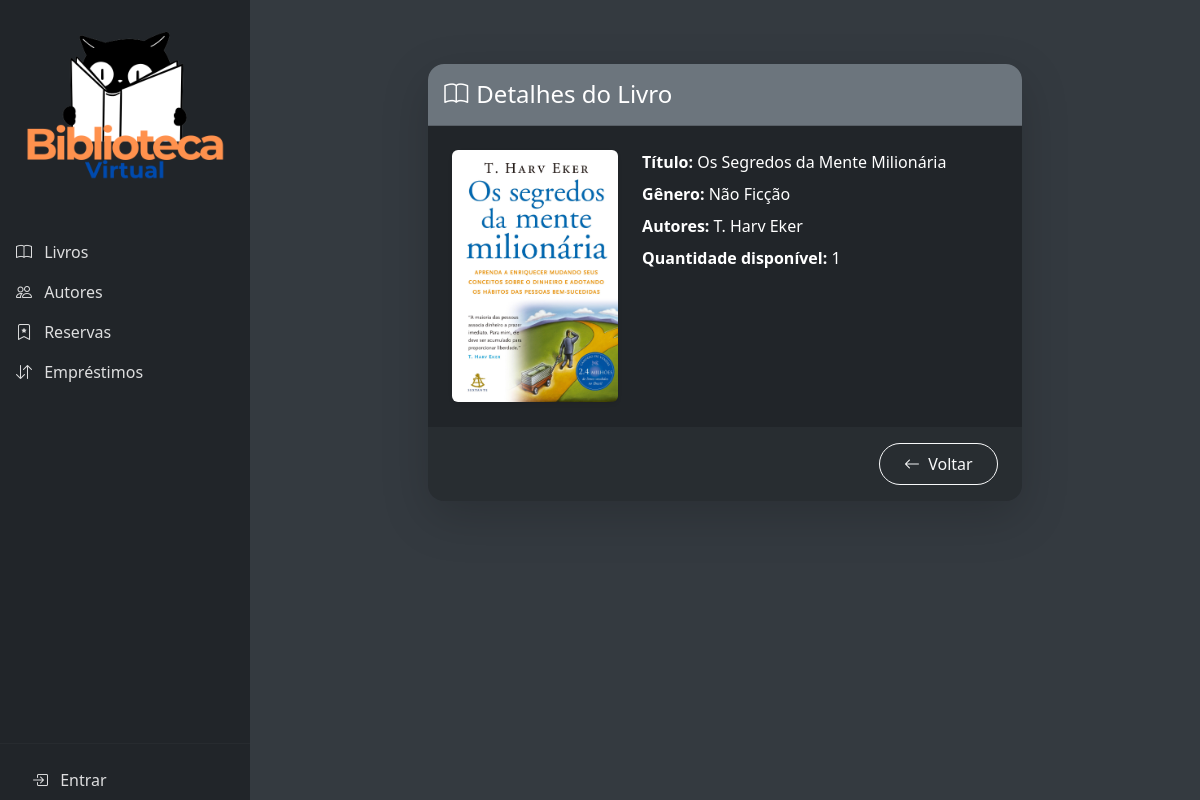
Before: /livro/3/ with the older database file.
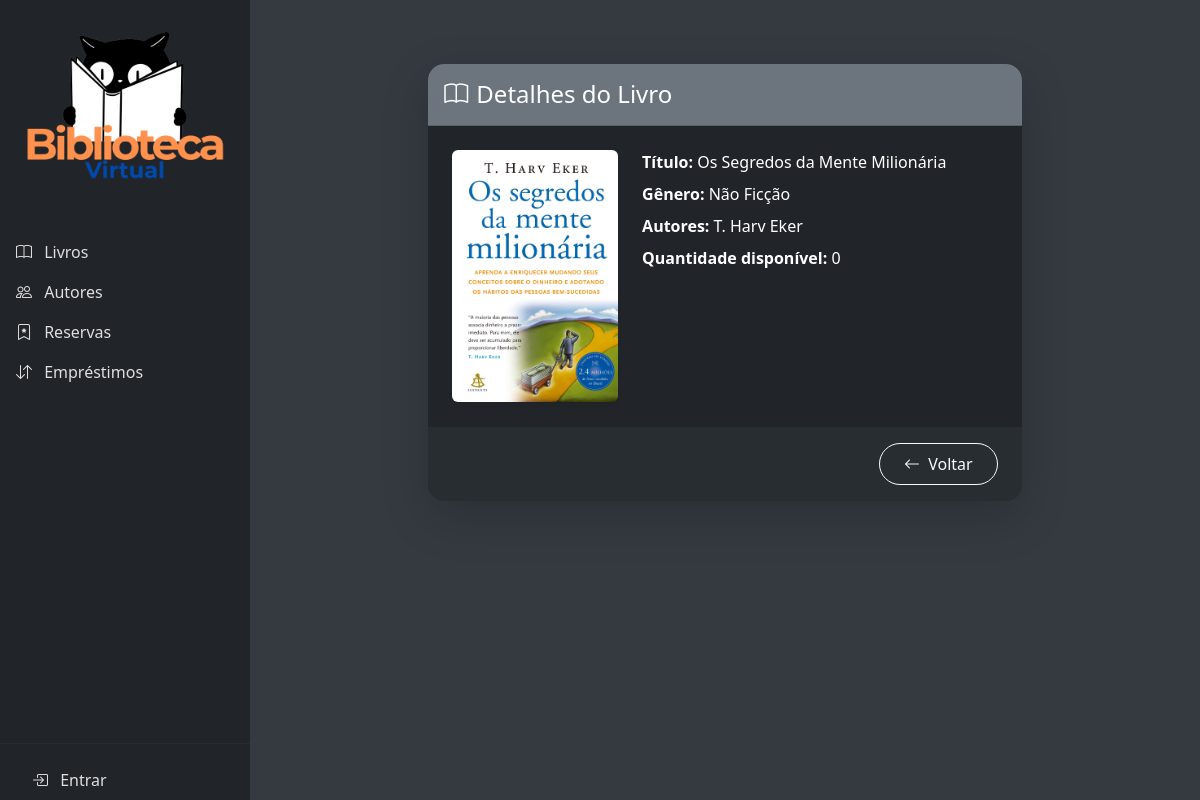
After: the same page with the newer database file.
### biblioteca/models.py (models this page shows, shortened)
class Livro(models.Model):
    GENEROS = [
        ('Ficção', 'Ficção'),
        ('Não Ficção', 'Não Ficção'),
        ('Infantil', 'Infantil'),
        ('Acadêmico', 'Acadêmico'),
    ]
    titulo = models.CharField(max_length=200, unique=True)
    genero = models.CharField(max_length=20, choices=GENEROS)
    quantidade = models.PositiveIntegerField(default=1)
    autores = models.ManyToManyField(Autor, related_name='livros')  # <-- aqui
    capa = models.ImageField(upload_to='capas/', blank=True, null=True)
    data_cadastro = models.DateTimeField(auto_now_add=True)

class Autor(models.Model):
    nome = models.CharField(max_length=100, unique=True)
    biografia = models.TextField(blank=True)
    def __str__(self):
        return self.nome

### biblioteca/views.py (the view)
# urls.py: path('livro/<int:pk>/', LivroDetailView.as_view(), name='livro-detalhe'),
class LivroDetailView(generic.DetailView):
    model = Livro
    template_name = 'livros/detalhe.html'
    context_object_name = 'livro'

### biblioteca/templates/livros/detalhe.html (shortened to what this page needs)
{% extends 'base.html' %}
{% block content %}
<div class="container py-5">
    <div class="row justify-content-center">
        <div class="col-md-10 col-lg-8">
            <div class="card bg-dark text-white border-0 shadow-lg rounded-4">
                <div class="card-header bg-secondary text-white rounded-top-4 py-3">
                    <h4 class="mb-0 d-flex align-items-center">
                        <i class="bi bi-book me-2 fs-4"></i> Detalhes do Livro
                    </h4>
                </div>
                <div class="card-body px-4 py-4">
                    <div class="row">
                        {% if livro.capa %}
                        <div class="col-md-4 text-center mb-4 mb-md-0">
                            <img src="{{ livro.capa.url }}" alt="Capa do livro" class="img-fluid rounded shadow-sm" style="max-height: 300px; object-fit: cover;">
                        </div>
                        {% endif %}
                        <div class="col-md-8">
                            <p class="mb-2"><strong>Título:</strong> {{ livro.titulo }}</p>
                            <p class="mb-2"><strong>Gênero:</strong> {{ livro.genero }}</p>
                            <p class="mb-2"><strong>Autores:</strong> {{ livro.autores.all|join:", " }}</p>
                            <p class="mb-2"><strong>Quantidade disponível:</strong> {{ livro.quantidade }}</p>
                        </div>
                    </div>
                </div>
                <div class="card-footer bg-secondary bg-opacity-10 rounded-bottom-4 px-4 py-3 text-end">
                    <a href="{% url 'livro-lista' %}" class="btn btn-outline-light rounded-pill px-4 py-2">
                        <i class="bi bi-arrow-left me-1"></i> Voltar
                    </a>
                </div>
            </div>
        </div>
    </div>
</div>
{% endblock %}

Changed rows visible on the page:
changed Livro "Os Segredos da Mente Milionária": quantidade "1" → "0"
